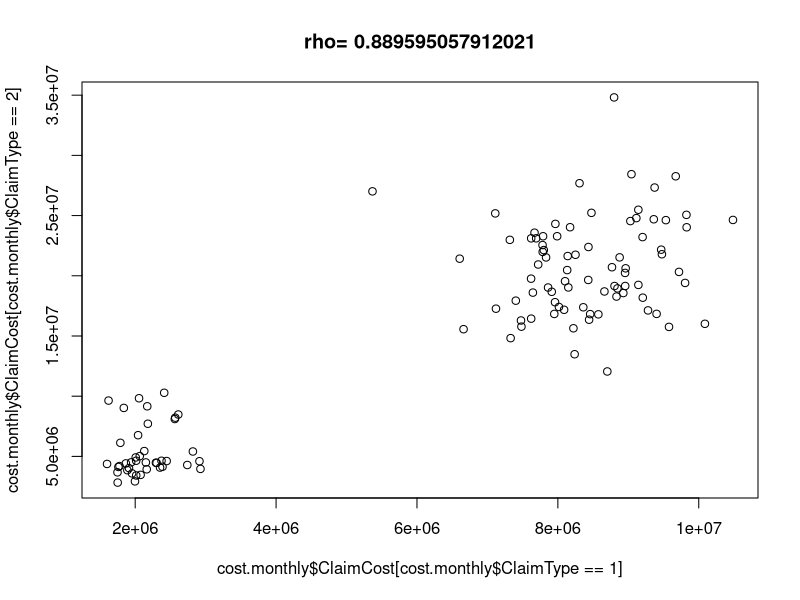
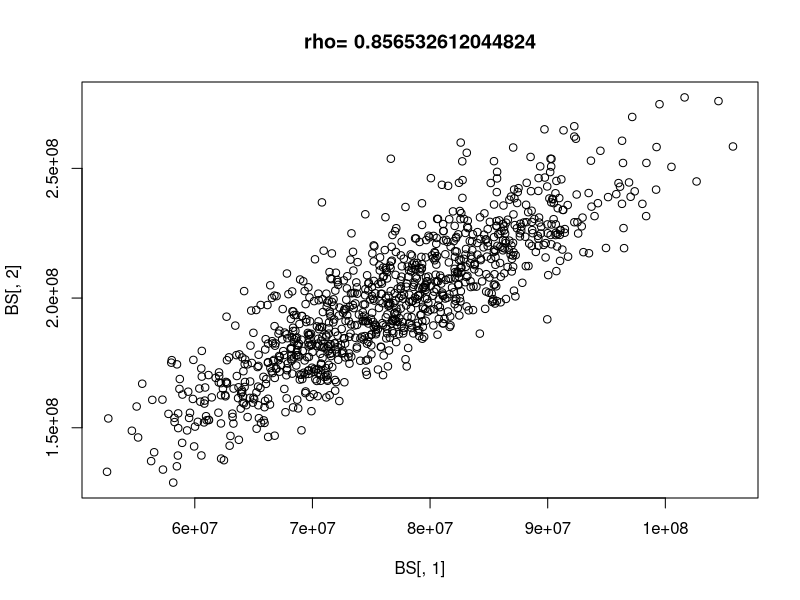

The R source for these figures, in order:
## Risk och reserv Projekt 1

### BOOTSTRAP

claims <- read.table("data/Projekt1_Grupp8.txt", header = TRUE, sep = ";")

claims.daily <- aggregate(list(ClaimCost=claims$ClaimCost),
                          list(ClaimDay=claims$ClaimDay,
                               ClaimType=claims$ClaimType), sum)
claims.daily$ClaimDay365 <- claims.daily$ClaimDay %% 365
claims.daily$ClaimDay365[claims.daily$ClaimDay365==0] <- 365

claims.daily$ClaimYear <- (claims.daily$ClaimDay%/%366) +1
claims.daily$ClaimMonth <- 0

months<-c(0,31,28,31,30,31,30,31,31,30,31,30,31)
months.cum<-cumsum(months)

for (m in 1:(length(months.cum)-1))
  claims.daily$ClaimMonth[months.cum[m] < claims.daily$ClaimDay365 &
                            claims.daily$ClaimDay365 <= months.cum[m+1]]<- m

cost.monthly<-aggregate(list(ClaimCost=claims.daily$ClaimCost),
                        list(ClaimYear=claims.daily$ClaimYear,
                             ClaimMonth=claims.daily$ClaimMonth,
                             ClaimType=claims.daily$ClaimType),
                        sum)

# Showing wintersummer
rho.ws <- cor(cost.monthly$ClaimCost[cost.monthly$ClaimType==1],
              cost.monthly$ClaimCost[cost.monthly$ClaimType==2])
plot(cost.monthly$ClaimCost[cost.monthly$ClaimType==1],
     cost.monthly$ClaimCost[cost.monthly$ClaimType==2],
     main=paste("rho=",rho.ws))


year <- unique(cost.monthly$ClaimYear)
month <- unique(cost.monthly$ClaimMonth)


tmp<-unique(cost.monthly[c("ClaimYear","ClaimMonth")])
tmp$Cost1 <- cost.monthly$ClaimCost[tmp$ClaimYear==cost.monthly$ClaimYear &
                                    tmp$ClaimMonth==cost.monthly$ClaimMonth &
                                    cost.monthly$ClaimType == 1]
tmp$Cost2 <- cost.monthly$ClaimCost[tmp$ClaimYear==cost.monthly$ClaimYear &
                                    tmp$ClaimMonth==cost.monthly$ClaimMonth &
                                    cost.monthly$ClaimType == 2]

winter.months<-c(1,2,3,4,9,10,11,12)
summer.months<-c(5,6,7)
# Winter
cost.winter<-subset(tmp, is.element(tmp$ClaimMonth, winter.months), 
                    select=c(Cost1,Cost2))
# Summer
cost.summer<-subset(tmp, is.element(tmp$ClaimMonth, summer.months), 
                    select=c(Cost1,Cost2))

n <- 1000
BS <- matrix(0,n,2)
for (k in 1:n)
{
  s.W<-tmp[sample(nrow(cost.winter),8, replace=TRUE),]
  s.S<-tmp[sample(nrow(cost.summer),4, replace=TRUE),]
  BS[k,1]<-sum(s.W$Cost1) + sum(s.S$Cost1)
  BS[k,2]<-sum(s.W$Cost2) + sum(s.S$Cost2)
}
rho.bs <- cor(BS[,1],BS[,2]) #= 0.8629129
plot(BS[,1],BS[,2],main=paste("rho=",rho.bs))